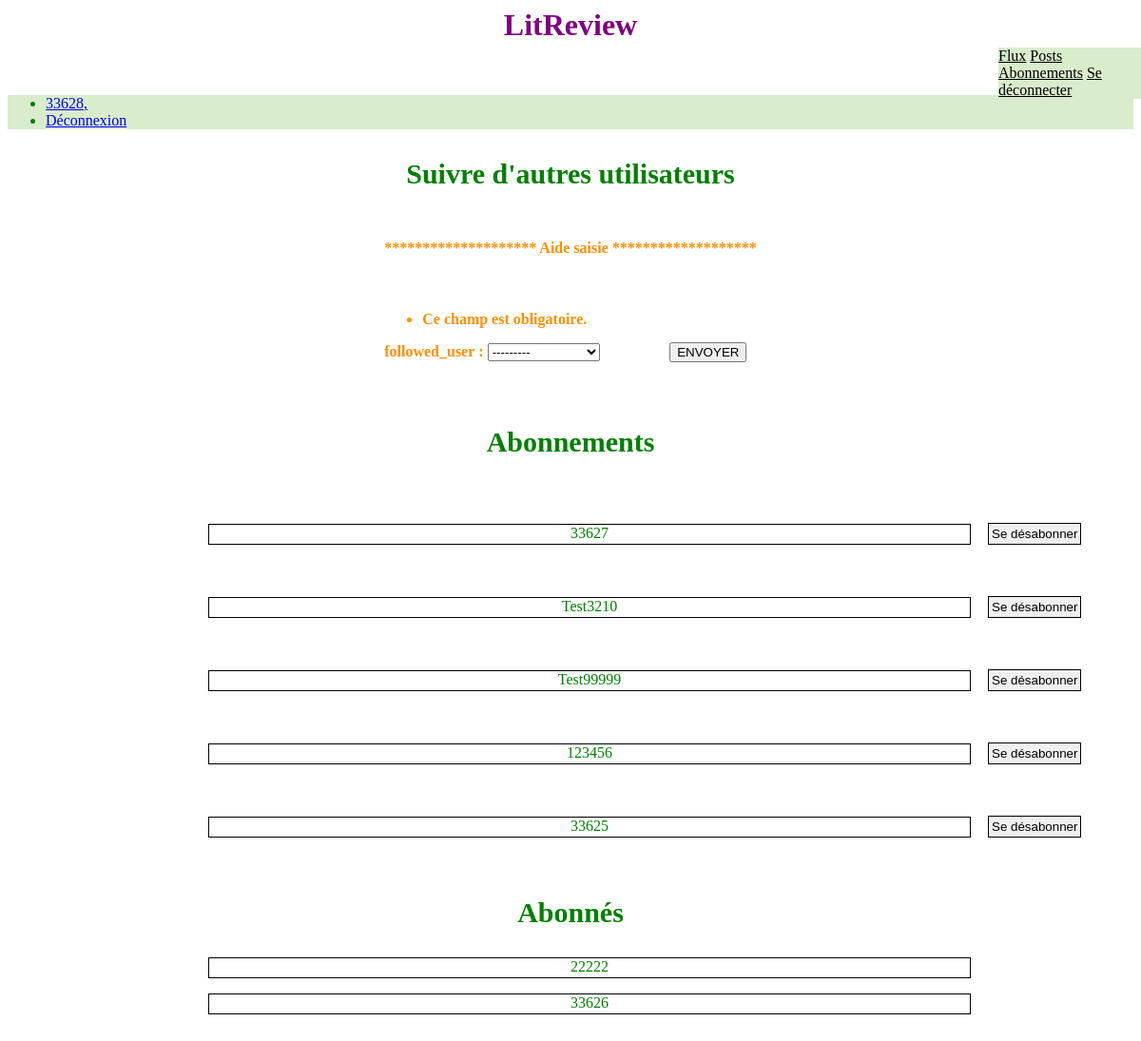
Screenshot of /CreatUserFollows/ (signed in) with the database file from the repository.
### app_crit/models.py (models this page shows)
class UserFollows(models.Model):
    user = models.ForeignKey(to=settings.AUTH_USER_MODEL, on_delete=models.CASCADE,related_name='following')
    followed_user = models.ForeignKey(to=settings.AUTH_USER_MODEL, on_delete=models.CASCADE, related_name='followed_by')
    class Meta:
        unique_together = ('user', 'followed_user')

### app_crit/views.py (the view, shortened to what this page needs)
# urls.py: path('CreatUserFollows/', indexUserFollows, name='abonnement'),
@login_required
def indexUserFollows(request):
     form = UserFollowsForm(request.POST or None, request.FILES)
     obj_recup_01 = request.user.username
     obj_recup_02 = "******************** Aide saisie *******************"
     boutonVue = 0
     if request.method == 'POST' and "name_bouton_desabonner" in request.POST:
        form = UserFollowsForm(request.POST or None, request.FILES)
        instance = UserFollows.objects.get(user=request.user, followed_user=request.POST['name_bouton_desabonner'])
        obj_recup_02 = instance.followed_user
        instance.delete()
        obj_recup_02 = "utilisateur " + str(obj_recup_02) + " vient d'être désabonné"
     return render(request, 'abonnement.html', {'form': form, 'obj_recup_01': obj_recup_01, 'obj_recup_02': obj_recup_02})

### app_crit/formulaire.py
class UserFollowsForm(ModelForm):
    class Meta:
        model = UserFollows
        fields = ['followed_user']
        enctype = "multipart/form-data"
        labels = {"followed_user": "followed_user" }

### app_crit/templates/abonnement.html (shortened to what this page needs)
{% extends "base.html" %}
{% block content %}
<h3 class="idAbonnTitre1">Suivre d'autres utilisateurs</h3>
<form method="post" enctype="multipart/form-data">
    <div class="cl_abonn_abonner">
        <h4> {{ obj_recup_02 }}<h4>
            <div class="cl_abonn_abonner2">
                 <div class="cl_abonn_user" >
                {{ form.as_p }}
                     </div>
                <button type="submit" class="cl_abonn_bouton_envoyer2" name="name_bouton_envoyer"> ENVOYER</button>
            </div>
    </div>
</form>
 <form method="post" enctype="multipart/form-data">
<form method="post">
    <div class="cl_abonn_desabonnement">
        <h3 class="idAbonnTitre2">Abonnements</h3>
        <ul>
            {% for user in request.user.following.all %}
                <p class="cl_list_abonn"> <span class="abonn_abonne"> {{ user.followed_user }} </span>
                    </p>
                <p>    <button class="cl_bouton_desabonner" name="name_bouton_desabonner"
                            value="{{ user.followed_user.id }}">Se désabonner</button></p>
            {% endfor %}
        </ul>
    </div>
</form>
     <form>
<div class="cl_abonn_liste_abonne">
    <h3 class="idAbonnTitre3" >Abonnés</h3>
    <ul class="list-group list-group-flush">
        {% for user in request.user.followed_by.all %}
            <p class="list-group-item"> <span class="abonn_abonne"> {{ user.user }} </span> </p>
        {% endfor %}
    </ul>
    </div>
</div>
</div>
{% endblock %}

### templates/base.html (shortened to what this page needs)
{% load static %}
<html lang="en">
  <head>
      <link rel="stylesheet" href=" {% static 'app_crit/styles.css' %} ">
  </head>
   <body>
    <div style="color: green;">
    <h1 id="base_title">LitReview</h1>
    {% if user.is_authenticated %}
         <div style="color:red;background-color:D9ECCC ; position: absolute; top: 50px; left: 1050px;">
        <nav class="cl_base_menu" >
            <a style="color: black;" href="{% url 'flux' %}">Flux</a>
            <a style="color: black;" href="{% url 'posts' %}">Posts</a>
            <a style="color: black;" href="{% url 'abonnement' %}">Abonnements</a>
            <a style="color: black;" href="{% url 'logout' %}">Se déconnecter</a>
        </nav>
        </div>
        <br>
        {% endif %}
      <div class="collapse navbar-collapse" id="navbarsExampleDefault">
        <ul class="navbar-nav ml-auto" style=" display: flex; flex-direction: column ; background-color:D9ECCC ;">
          {% if user.is_authenticated %}
          <li class="nav-item active">
            <a class="nav-link" href="#">{{user}},</a>
          </li>
          <li class="nav-item active">
            <a class="nav-link" href="{% url 'logout' %}">Déconnexion</a>
          </li>
          {% endif %}
        </ul>
    </div>
    <main role="main" class="container">
        <div>
        {% block content %}
        {% endblock %}
   </body>
</html>

### app_crit/static/app_crit/styles.css (style rules this page uses)
#base_title { text-align: center; color: purple; }
body { font-family:'Times New Roman', Times, serif; }
h1 { color: green; }
h3 { color: pink; }
h4 { color: #FF8F00; }
form { display:flex; flex-direction: column; }
.idAbonnTitre1, .idAbonnTitre2, .idAbonnTitre3 { text-align: center; font-size:30px; color: green; }
.cl_abonn_desabonnement, .cl_abonn_liste_abonne { margin:auto; }
.cl_abonn_abonner { margin:auto; }
.cl_abonn_user { position:relative; top:36px }
.cl_list_abonn { position:relative; top:39px }
.cl_bouton_desabonner { position:relative; left:820px }
.cl_abonn_bouton_envoyer2 { position:relative; left:300px }
.abonn_abonne { display:block; height: 20px; width: 800px; text-align: center; block:center; border: 1px solid black; }
.cl_bouton_desabonner { border: 1px solid black; padding: 3px; }

### rows the page displays
UserFollows: followed_user "33627"
UserFollows: followed_user "Test3210"
UserFollows: followed_user "Test99999"
UserFollows: followed_user "123456"
UserFollows: followed_user "33625"
UserFollows: user "22222"
UserFollows: user "33626"

### other values shown
{{ user }} "33628"
{{ obj_recup_02 }} "******************** Aide saisie *******************"
